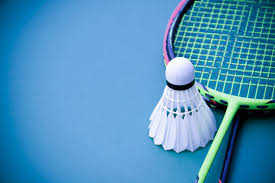
#> input picture badminton.jpg, 275 x 183 px
$ python counter.py
#> lines starting #> are read from the running program, lines starting #| are printed output that depends on the picture; after the words box and inside, x2 and y2 are one past the last pixel; in counts of white or black regions, pixels touching at a corner belong together
import cv2 as cv

img = cv.imread('badminton.jpg')
#> img is the input picture: shape (183, 275, 3); mean B, G, R 189.2, 147.5, 78.4
cv.imshow('badminton', img)

gray = cv.cvtColor(img, cv.COLOR_BGR2GRAY)
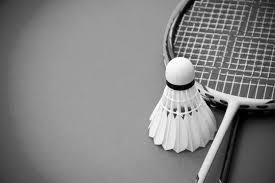
#> gray: shape (183, 275); min 0, max 255, mean 131.5
cv.imshow('Gray',gray)

canny = cv.Canny(img, 125, 175)
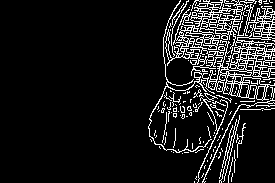
#> canny: shape (183, 275); 10.6% white in thin lines or dots, all inside (x1, y1, x2, y2) = (148, 0, 275, 183)
cv.imshow('canny', canny)

# find

contours, hierarchies = cv.findContours(canny, cv.RETR_LIST, cv.CHAIN_APPROX_NONE)
#> contours = 346 contours, 294 with area under 20; largest, box (x1, y1, x2, y2) and area: (148, 0, 275, 153) 5776, (193, 22, 250, 84) 1270, (181, 41, 214, 61) 254, (213, 9, 241, 21) 180, (180, 30, 205, 48) 166
print(f'{len(contours)} contour(s) found!')
#| 346 contour(s) found!

#draw

img_copy = img.copy()
img_copy = cv.drawContours(img_copy, contours, -1, (0,255,0), thickness=2)
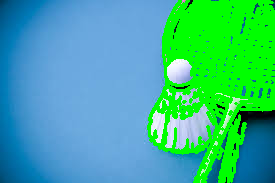
#> img_copy: shape (183, 275, 3); mean B, G, R 146.9, 179.8, 59.1

cv.imshow('draw_counter', img_copy)


cv.waitKey(0)

$ run again, with dog.jpg copied over badminton.jpg
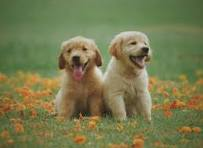
#> input picture dog.jpg, 203 x 148 px
#> img is the input picture: shape (148, 203, 3); mean B, G, R 78.7, 122.2, 119.6
#> `canny = cv.Canny(img, 125, 175)`:
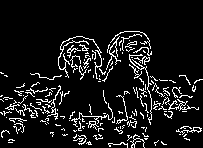
#> canny: shape (148, 203); 9.4% white in thin lines or dots, all inside (x1, y1, x2, y2) = (0, 31, 203, 148)
#> contours = 181 contours, 174 with area under 20; largest, box (x1, y1, x2, y2) and area: (58, 36, 102, 79) 44, (168, 99, 199, 111) 33, (176, 127, 202, 135) 32, (129, 54, 152, 125) 24, (193, 127, 201, 132) 21, (134, 56, 150, 65) 21, (106, 36, 121, 70) 21
#| 181 contour(s) found!
#> `img_copy = cv.drawContours(img_copy, contours, -1, (0,255,0), thicknes..`:
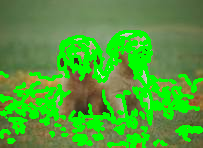
#> img_copy: shape (148, 203, 3); mean B, G, R 55.7, 159.1, 80.3
